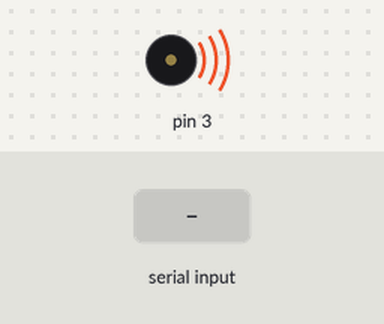
Simulated run of this sketch. Board: Arduino Uno, built with avr-gcc and run on an emulated ATmega328P. Parts: buzzer (waves = sounding). The inputs (shaded band) are chosen by the test bench. What the sketch prints to the serial monitor is not drawn.

Above: at 1.2 s.
1.3 s: "90,45\n" received over Serial
Timing chart, 0 to 4.3 s (numbered marks = the images above; inputs shaded):
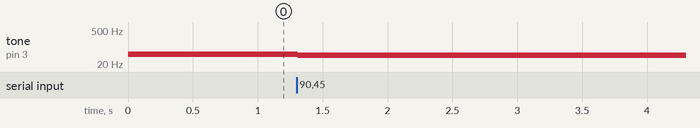

Measured:
- after the input at 1.3 s, tone on pin 3: 50 Hz → 45 Hz at once

The sketch:

variable_clock_generator.ino
```cpp
/* -----------------------------------------------------------------
    Clock generator sketch for use with my Homemade CPU

    https://github.com/Andy4495/Homemade-CPU

    25-Oct-2025 Andy4495  Original

*/


unsigned int freq = 50;

void setup() {
  pinMode(3, OUTPUT);
  Serial.begin(9600);
  Serial.println("Initial frequency: 50");
  tone(3, freq);
}

void loop() {
  if (Serial.available()) {
    freq = Serial.parseInt();
    if (freq != 0) {
      Serial.print("New frequency: ");
      Serial.println(freq);
      tone(3, freq);
      Serial.println("Enter frequency: ");
    }
  }
}
```
